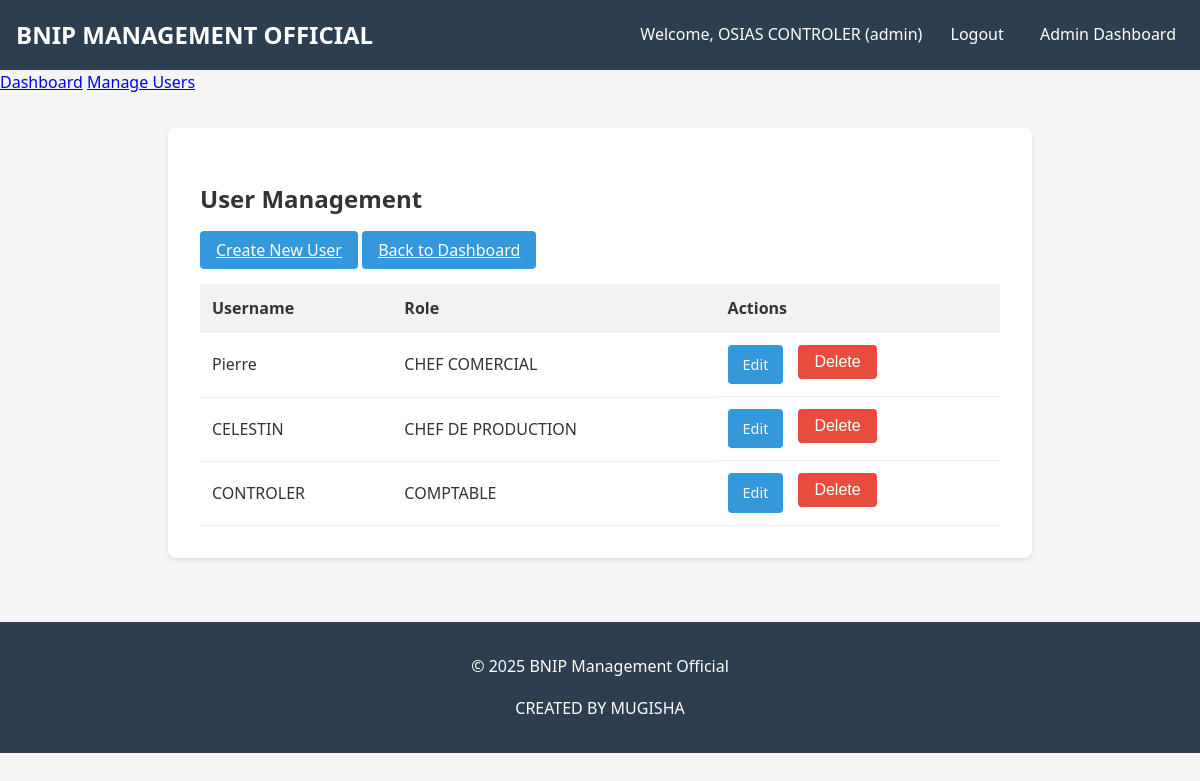
Before: /admin/users (signed in) with the older database file.
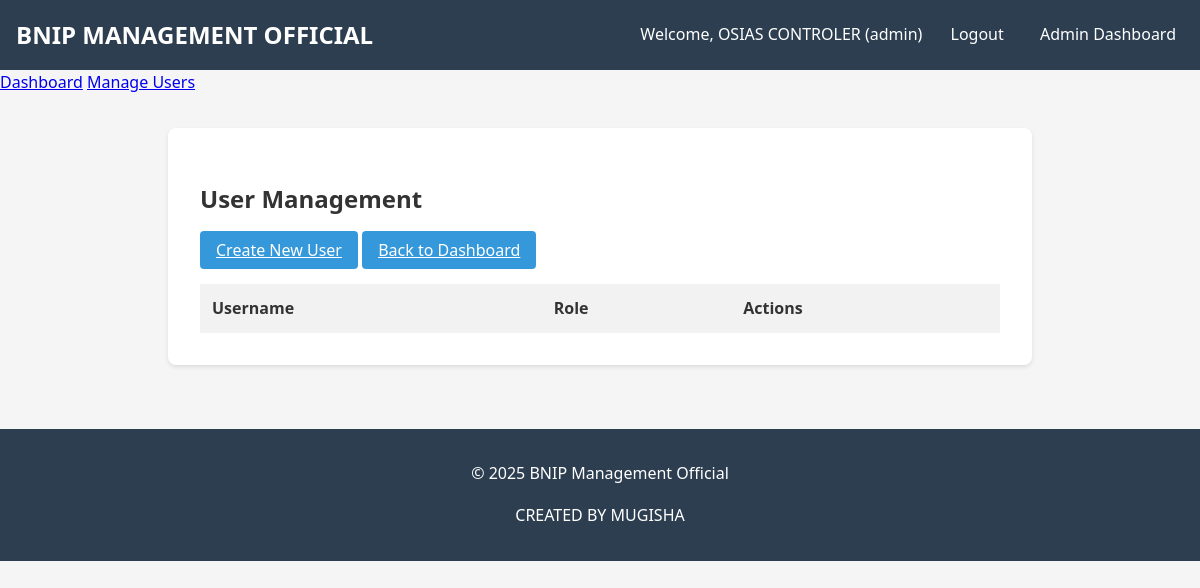
After: the same page with the newer database file.
### app.py (models this page shows)
class User(db.Model):
    id = db.Column(db.Integer, primary_key=True)
    username = db.Column(db.String(80), unique=True, nullable=False)
    password = db.Column(db.String(120), nullable=False)
    role = db.Column(db.String(50), nullable=False)

### app.py (the view)
@app.route('/admin/users')
def manage_users():
    if 'user_id' not in session or session.get('role') != 'admin':
        flash('Unauthorized access', 'danger')
        return redirect(url_for('login'))
    users = User.query.filter(User.role != 'admin').all()
    return render_template('manage_users.html', users=users)

### app.py (called while the page is built)
@app.context_processor
def inject_user():
    if 'user_id' in session:
        user = User.query.get(session['user_id'])
        return dict(current_user=user)
    return dict(current_user=None)

@app.context_processor
def inject_datetime():
    return dict(datetime=datetime, now=datetime.utcnow())

### templates/manage_users.html (shortened to what this page needs)
{% extends "base.html" %}
{% block content %}
<div class="admin-container">
    <h2>User Management</h2>
    <div class="admin-actions">
        <a href="{{ url_for('create_user') }}" class="btn">Create New User</a>
        <a href="{{ url_for('admin_dashboard') }}" class="btn">Back to Dashboard</a>
    </div>
    <table class="users-table">
        <thead>
            <tr>
                <th>Username</th>
                <th>Role</th>
                <th>Actions</th>
            </tr>
        </thead>
        <tbody>
            {% for user in users %}
            <tr>
                <td>{{ user.username }}</td>
                <td>{{ user.role }}</td>
                <td class="actions">
                    <a href="{{ url_for('edit_user', user_id=user.id) }}" class="btn btn-edit">Edit</a>
                    <form action="{{ url_for('delete_user', user_id=user.id) }}" method="POST" class="delete-form">
                        <button type="submit" class="btn btn-danger" onclick="return confirm('Are you sure you want to delete this user and all their reports?')">Delete</button>
                    </form>
                </td>
            </tr>
            {% endfor %}
        </tbody>
    </table>
</div>
{% endblock %}

Changed rows visible on the page:
removed User: username "Pierre", role "CHEF COMERCIAL"
removed User: username "CELESTIN", role "CHEF DE PRODUCTION"
removed User: username "CONTROLER", role "COMPTABLE"
